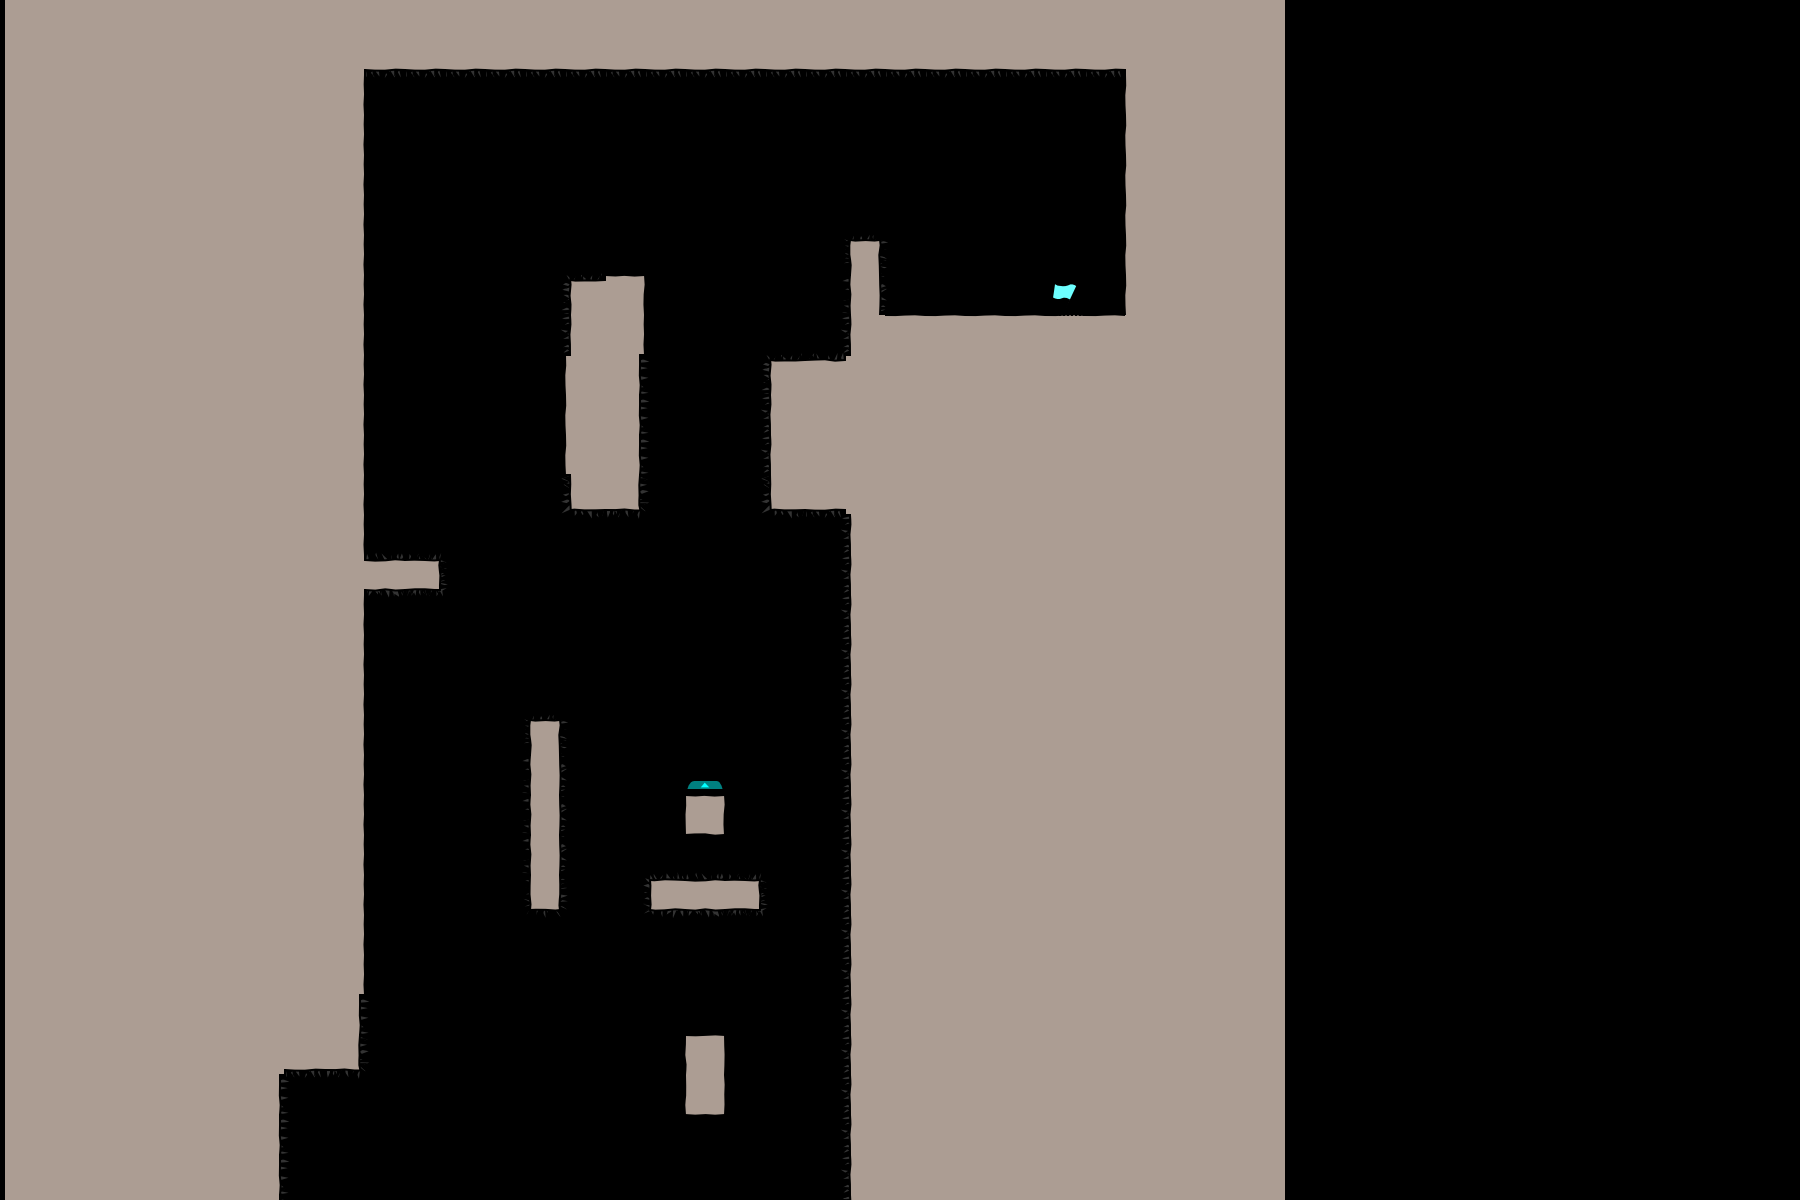

The image is a tile-based game level rendered from a .tmx file. Its description and source (layers, tilesets, objects; grid data summarised) follow:
An orthogonal 45x30 tile map with 40x40 px tiles, 3 tile layers (bg, objects, fg), 2 tilesets.

<map version="1.0" orientation="orthogonal" width="45" height="30" tilewidth="40" tileheight="40">
 <tileset firstgid="1" name="world1" tilewidth="50" tileheight="50">
  <image source="world1.png" width="400" height="400" />
 </tileset>
 <tileset firstgid="65" name="objectpalette" tilewidth="50" tileheight="50">
  <image source="objectpalette.png" width="400" height="400" />
 </tileset>
 <layer name="bg" width="32" height="42">
  <data>[1344 cells, 748 non-empty, 13 distinct tile ids]</data>
 </layer>
 <layer name="objects" width="32" height="42">
  <data>[1344 cells, 83 non-empty, 16 distinct tile ids]</data>
 </layer>
 <layer name="fg" width="32" height="42">
  <data>[1344 cells, 0 non-empty, 0 distinct tile ids]</data>
 </layer>
</map>
